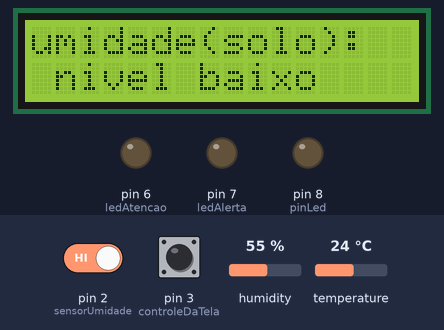
Recording of a sketch running on a simulated Arduino Uno, built with avr-gcc and run on an emulated ATmega328P. Parts: 16×2 character LCD, output pins drawn as LEDs (lit = HIGH). The inputs (shaded band) are chosen by the test bench; at power-on: pin 2 (sensorUmidade) HIGH, pin 3 (controleDaTela) HIGH, humidity 55 %, temperature 24 °C. The local clock reads 2024-03-15 10:24:30 at power-on unless the sketch sets it; what the sketch prints to the serial monitor is not drawn.

Above: at 1.2 s.
1.3 s: pin 2 (sensorUmidade) driven LOW
At 2.1 s:
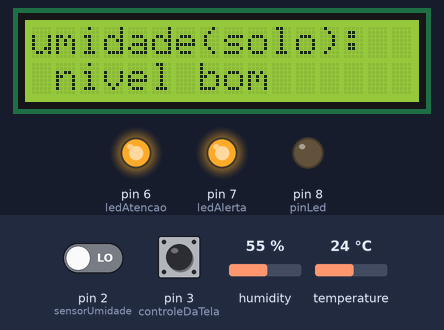
3.2 s: pin 2 (sensorUmidade) driven HIGH
At 4.4 s:
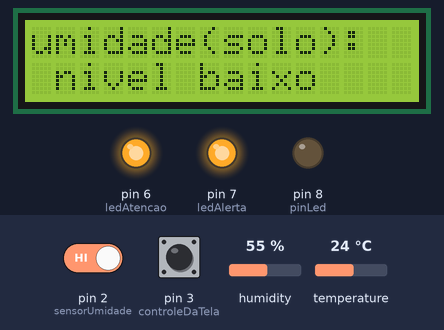
4.8 s: pin 3 (controleDaTela) pulsed LOW 5 times (0.12 s each, 0.3 s apart)
At 8.1 s:
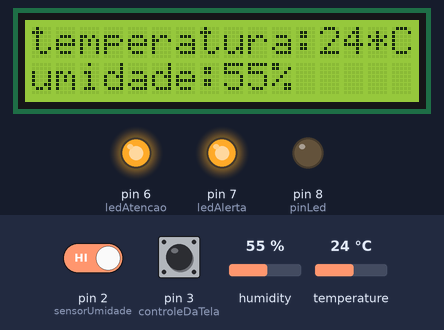
8.6 s: humidity set to 22 %
At 10.5 s:
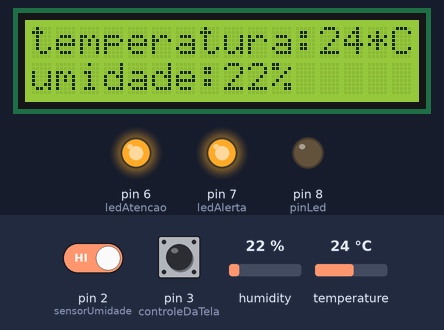
10.8 s: temperature set to 12 °C
At 11.8 s:
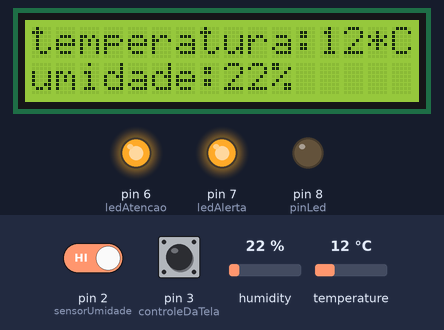
12.9 s: humidity set to 40 %
At 31.0 s:
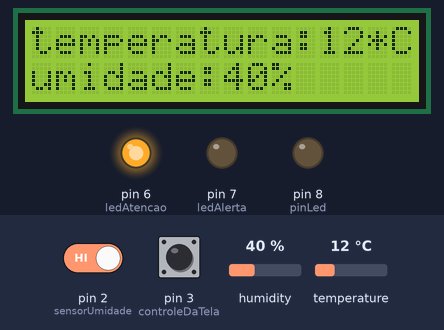
Timing chart, 0 to 31.3 s (numbered marks = the images above; inputs shaded):
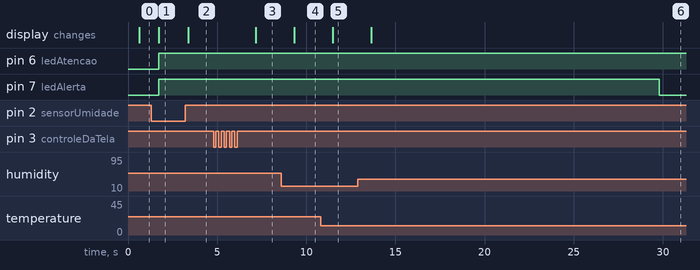

Measured:
- after the input at 1.3 s, pin 6 (ledAtencao), pin 7 (ledAlerta): LOW → HIGH after 0.42 s; the display: changes after 0.42 s (image 1)
- after the input at 3.2 s, the display: changes after 0.18 s (image 2)
- after the input at 4.8 s, the display: changes after 2.4 s (image 3)
- after the input at 8.6 s, the display: changes after 0.72 s (image 4)
- after the input at 10.8 s, the display: changes after 0.68 s (image 5)
- after the input at 12.9 s, the display: changes after 0.73 s (image 6)

The sketch:

projeto-final.ino
```cpp
#include <virtuabotixRTC.h>

#include <SimpleDHT.h> //Biblioteca do sensor de temperatura
#include <LiquidCrystal_I2C.h> //Biblioteca do display LCD
#define sensorUmidade 2 // sinal do sensor de umidade do solo
#define pinLed 8 // indicador de solo molhado
#define ledAlerta 7 //Bomba d'água
#define controleDaTela 3 // entrada que irá receber os sinais para mudança na tela
#define ledAtencao 6 // avisa que a bomba pode ligar


#define   clk   11
#define   dat   10
#define   rst   9


// ========================================================================================================
// --- Constantes Auxiliares ---
#define   segL       00
#define   minL       24
#define   horL       00
#define   d_semL      6
#define   d_mesL     01
#define   mesL       12
#define   anoL     2023
// ========================================================================================================
// --- Declaração de Objetos ---
virtuabotixRTC   myRTC(clk, dat, rst);         //declara objeto para o RTC
// ========================================================================================================


int pinDHT11 = A0; //Pino que faz a leitura de umidade e temperatura
int modoDeApresentacao = 0;
int diasParaColheita = 47;
int comparador = 50;
int diasQuePassaram = 0;
int temporizadorParaAcionarBomba = 0;//essa variável é utilizada para segurança da bomba d'água, ela só irá acionar depois de 5 minutos que o sistema tiver passado para o estado "seco"
int temporizadorParaDesligarBomba = 0;//essa variável é utilizada para segurança da bomba d'água, ela só irá acionar depois de 1 minuto que o sistema tiver passado para o estado "molhado"
SimpleDHT11 dht11(pinDHT11);

LiquidCrystal_I2C lcd(0x27, 16, 2);  // set the LCD address to 0x27 for a 16 chars and 2 line display

void setup() {
  // put your setup code here, to run once:
  pinMode(controleDaTela, INPUT); //recebe o sinal responsável por alterar o que é mostrado no LCD
  pinMode(ledAtencao, OUTPUT); //ativa o LED de atenção para o acionamento da bomba d'água
  pinMode(ledAlerta, OUTPUT); //ativa o LED que indica que a bomba d'água está em funcionamento
  pinMode(pinLed, OUTPUT); //Saída responsável por acionar a bomba d'água
  pinMode(sensorUmidade, INPUT); //recebe o sinal digital do sensor LOW para molhado e HIGH para terra seca
  lcd.init(); //função responsável por iniciar o LCD
  lcd.backlight(); //função responsável por manter a luz de fundo do LCD ligado
  //myRTC.setDS1302Time(segL, minL, horL, d_semL, d_mesL, mesL, anoL);   //é de suma importância que você descomente essa linha e rode o código
  Serial.begin(9600);                                                      //uma única vez para setar esse valor no módulo RTC, após isso comente esta linha novamente
}

void loop() {
  // put your main code here, to run repeatedly:
  umidadeDaTerra();
  temperatura();
  tela();

  myRTC.updateTime();
  if(myRTC.hours == 23 && myRTC.minutes == 59 && myRTC.seconds == 59){ // se passarem 24h, então decresça um dia do tempo para a colheita
    if(comparador != diasQuePassaram){
      delay(1000);
      diasParaColheita = diasParaColheita - 1;
      diasQuePassaram ++;
    }
  }
}

void umidadeDaTerra() {
  //myRTC.updateTime();
  //Serial.print(myRTC.seconds);
  //Serial.print(" //");
  //Serial.print(temporizadorParaDesligarBomba);
  //Serial.print(" //");

  if(digitalRead(sensorUmidade) == LOW){
    if(myRTC.seconds == 59){
      temporizadorParaDesligarBomba ++;
    }
    if(temporizadorParaDesligarBomba < 2) {
      digitalWrite(pinLed, LOW); //indicador de solo molhado
      digitalWrite(ledAlerta, HIGH); //bomba d'água
      digitalWrite(ledAtencao, HIGH); //indica que o estado vai passar de "seco" para "molhado"
     }

    if(temporizadorParaDesligarBomba == 2){
      temporizadorParaAcionarBomba = 0; //reseta o contador de segurança
      digitalWrite(pinLed, HIGH); //indicador de solo molhado
      digitalWrite(ledAlerta, LOW); //bomba d'água
      digitalWrite(ledAtencao, LOW);
    }
  }

  if(digitalRead(sensorUmidade) == HIGH){ //condição que identifica solo seco
    if(myRTC.seconds == 59) {  // esse contador tem uma imprecisão de alguns segundos, mas serão suficientes para que a bomba só acione quando de fato necessário
      temporizadorParaAcionarBomba ++;
    }
    if( (temporizadorParaAcionarBomba > 0) && (temporizadorParaAcionarBomba < 5) ) {
      digitalWrite(pinLed, LOW);
      digitalWrite(ledAlerta, LOW); // bomba d'água
      digitalWrite(ledAtencao, HIGH);
    }
    if(temporizadorParaAcionarBomba == 5) {
      temporizadorParaDesligarBomba = 0;
      digitalWrite(ledAtencao, LOW);
      digitalWrite(pinLed, LOW); //indicador de solo molhado
      digitalWrite(ledAlerta, HIGH); // bomba d'água
    }
  }
}


void temperatura() {
  byte temperature = 0;
  byte humidity = 0;
  int err = SimpleDHTErrSuccess;
  if ((err = dht11.read(&temperature, &humidity, NULL)) != SimpleDHTErrSuccess) {
    Serial.print("Read DHT11 failed, err="); Serial.print(SimpleDHTErrCode(err));
    Serial.print(","); Serial.println(SimpleDHTErrDuration(err)); delay(1000);
    return;
  }

  Serial.print((int)temperature); Serial.print(" *C, ");
  Serial.print((int)humidity); Serial.println(" H");

  // DHT11 sampling rate is 1HZ.
  delay(500);
}


void tela() {

  if(digitalRead(controleDaTela) == LOW) { //função que muda o que é mostrado no display
    modoDeApresentacao ++;
    //Serial.print(modoDeApresentacao);
    delay(500);
  }

  if(modoDeApresentacao == 4){
    modoDeApresentacao = 0;
    //Serial.print(modoDeApresentacao);
  }

  while(digitalRead(controleDaTela) == LOW){ //impede que o pressionar do botão continue contando

  }

  if(modoDeApresentacao == 0) { //tela responsável por exibir as informaçoes de umidade do solo
    if(digitalRead(sensorUmidade) == LOW){
      lcd.clear();
      lcd.setCursor(0, 0);
        lcd.print("umidade(solo):");
      lcd.setCursor(1, 1);
        lcd.print("nivel bom");
    }
    if(digitalRead(sensorUmidade) == HIGH){
      lcd.clear();
      lcd.setCursor(0, 0);
        lcd.print("umidade(solo):");
      lcd.setCursor(1, 1);
        lcd.print("nivel baixo");
    }
  }

  if(modoDeApresentacao == 1) { //tela responsável por apresentar as informações de temperatura e umidade relativa do ar
    byte temperature = 0;
    byte humidity = 0;
    int err = SimpleDHTErrSuccess;
    if ((err = dht11.read(&temperature, &humidity, NULL)) != SimpleDHTErrSuccess) {
      Serial.print("Read DHT11 failed, err="); Serial.print(SimpleDHTErrCode(err));
      Serial.print(","); Serial.println(SimpleDHTErrDuration(err)); delay(1000);
      return;
    }
    delay(500);

    lcd.clear();
    lcd.setCursor(0, 0);
      lcd.print("temperatura:");
      lcd.print((int)temperature);
      lcd.print("*C");
    lcd.setCursor(0, 1);
      lcd.print("umidade:");
      lcd.print((int)humidity);
      lcd.print("%");
  }

  if(modoDeApresentacao == 2) { //tela responsável por apresentar quantos dias faltam para a colheita
    lcd.clear();
    lcd.setCursor(0, 0);
      lcd.print("colheita:");
    lcd.setCursor(0, 1);
      lcd.print("faltam ");
      lcd.print(diasParaColheita);
      lcd.print(" dias");
  }

  if(modoDeApresentacao == 3){
    lcd.clear();
    lcd.setCursor(3, 0);
      if(myRTC.hours < 10) lcd.print("0");
      lcd.print(myRTC.hours);
      lcd.print(":");
      if(myRTC.minutes < 10) lcd.print("0");
      lcd.print(myRTC.minutes);
      lcd.print(":");
      if(myRTC.seconds < 10) lcd.print("0");
      lcd.print(myRTC.seconds);
    lcd.setCursor(2, 1);
      if(myRTC.dayofmonth < 10) lcd.print("0");
      lcd.print(myRTC.dayofmonth);
      lcd.print("/");
      if(myRTC.month < 10) lcd.print("0");
      lcd.print(myRTC.month);
      lcd.print("/");
      lcd.print(myRTC.year);
  }

}
```
